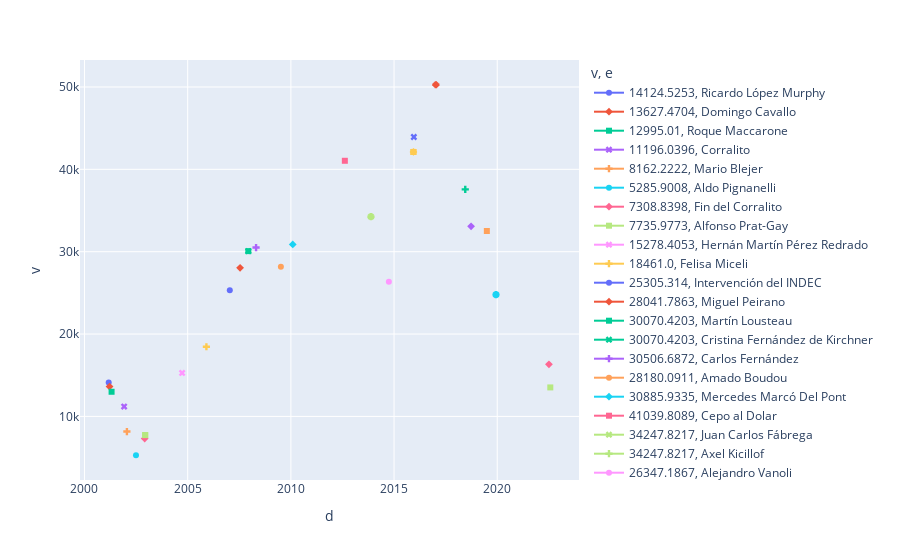

The notebook cell this image was saved under:
### Code cell
# 2) luego realizo el gráfico
df = dfc
fig = px.line(df, x=dfc['d'], y=dfc['v'], color= dfc['v'], symbol= dfc['e'])
fig.show()

### Figure 1 — Plotly figure (JSON) as saved in the notebook; plotly's stock layout.template omitted (floating-point values rounded to 4 significant figures)
{"data": [{"hovertemplate": "v=%{y}<br>e=Ricardo López Murphy<br>d=%{x}<extra></extra>", "legendgroup": "14124.5253, Ricardo López Murphy", "line": {"color": "#636efa", "dash": "solid"}, "marker": {"symbol": "circle"}, "mode": "markers+lines", "name": "14124.5253, Ricardo López Murphy", "orientation": "v", "showlegend": true, "type": "scatter", "x": ["2001-03-05T00:00:00"], "xaxis": "x", "y": [14120.0], "yaxis": "y"}, {"hovertemplate": "v=%{y}<br>e=Domingo Cavallo<br>d=%{x}<extra></extra>", "legendgroup": "13627.4704, Domingo Cavallo", "line": {"color": "#EF553B", "dash": "solid"}, "marker": {"symbol": "diamond"}, "mode": "markers+lines", "name": "13627.4704, Domingo Cavallo", "orientation": "v", "showlegend": true, "type": "scatter", "x": ["2001-03-20T00:00:00"], "xaxis": "x", "y": [13630.0], "yaxis": "y"}, {"hovertemplate": "v=%{y}<br>e=Roque Maccarone<br>d=%{x}<extra></extra>", "legendgroup": "12995.01, Roque Maccarone", "line": {"color": "#00cc96", "dash": "solid"}, "marker": {"symbol": "square"}, "mode": "markers+lines", "name": "12995.01, Roque Maccarone", "orientation": "v", "showlegend": true, "type": "scatter", "x": ["2001-04-25T00:00:00"], "xaxis": "x", "y": [13000.0], "yaxis": "y"}, {"hovertemplate": "v=%{y}<br>e=Corralito<br>d=%{x}<extra></extra>", "legendgroup": "11196.0396, Corralito", "line": {"color": "#ab63fa", "dash": "solid"}, "marker": {"symbol": "x"}, "mode": "markers+lines", "name": "11196.0396, Corralito", "orientation": "v", "showlegend": true, "type": "scatter", "x": ["2001-12-03T00:00:00"], "xaxis": "x", "y": [11200.0], "yaxis": "y"}, {"hovertemplate": "v=%{y}<br>e=Mario Blejer<br>d=%{x}<extra></extra>", "legendgroup": "8162.2222, Mario Blejer", "line": {"color": "#FFA15A", "dash": "solid"}, "marker": {"symbol": "cross"}, "mode": "markers+lines", "name": "8162.2222, Mario Blejer", "orientation": "v", "showlegend": true, "type": "scatter", "x": ["2002-01-21T00:00:00"], "xaxis": "x", "y": [8162.0], "yaxis": "y"}, {"hovertemplate": "v=%{y}<br>e=Aldo Pignanelli<br>d=%{x}<extra></extra>", "legendgroup": "5285.9008, Aldo Pignanelli", "line": {"color": "#19d3f3", "dash": "solid"}, "marker": {"symbol": "circle"}, "mode": "markers+lines", "name": "5285.9008, Aldo Pignanelli", "orientation": "v", "showlegend": true, "type": "scatter", "x": ["2002-07-01T00:00:00"], "xaxis": "x", "y": [5286.0], "yaxis": "y"}, {"hovertemplate": "v=%{y}<br>e=Fin del Corralito<br>d=%{x}<extra></extra>", "legendgroup": "7308.8398, Fin del Corralito", "line": {"color": "#FF6692", "dash": "solid"}, "marker": {"symbol": "diamond"}, "mode": "markers+lines", "name": "7308.8398, Fin del Corralito", "orientation": "v", "showlegend": true, "type": "scatter", "x": ["2002-12-02T00:00:00"], "xaxis": "x", "y": [7309.0], "yaxis": "y"}, {"hovertemplate": "v=%{y}<br>e=Alfonso Prat-Gay<br>d=%{x}<extra></extra>", "legendgroup": "7735.9773, Alfonso Prat-Gay", "line": {"color": "#B6E880", "dash": "solid"}, "marker": {"symbol": "square"}, "mode": "markers+lines", "name": "7735.9773, Alfonso Prat-Gay", "orientation": "v", "showlegend": true, "type": "scatter", "x": ["2002-12-11T00:00:00", "2002-12-11T00:00:00"], "xaxis": "x", "y": [7736.0, 7736.0], "yaxis": "y"}, {"hovertemplate": "v=%{y}<br>e=Hernán Martín Pérez Redrado<br>d=%{x}<extra></extra>", "legendgroup": "15278.4053, Hernán Martín Pérez Redrado", "line": {"color": "#FF97FF", "dash": "solid"}, "marker": {"symbol": "x"}, "mode": "markers+lines", "name": "15278.4053, Hernán Martín Pérez Redrado", "orientation": "v", "showlegend": true, "type": "scatter", "x": ["2004-09-24T00:00:00"], "xaxis": "x", "y": [15280.0], "yaxis": "y"}, {"hovertemplate": "v=%{y}<br>e=Felisa Miceli<br>d=%{x}<extra></extra>", "legendgroup": "18461.0, Felisa Miceli", "line": {"color": "#FECB52", "dash": "solid"}, "marker": {"symbol": "cross"}, "mode": "markers+lines", "name": "18461.0, Felisa Miceli", "orientation": "v", "showlegend": true, "type": "scatter", "x": ["2005-11-28T00:00:00"], "xaxis": "x", "y": [18461], "yaxis": "y"}, {"hovertemplate": "v=%{y}<br>e=Intervención del INDEC<br>d=%{x}<extra></extra>", "legendgroup": "25305.314, Intervención del INDEC", "line": {"color": "#636efa", "dash": "solid"}, "marker": {"symbol": "circle"}, "mode": "markers+lines", "name": "25305.314, Intervención del INDEC", "orientation": "v", "showlegend": true, "type": "scatter", "x": ["2007-01-16T00:00:00"], "xaxis": "x", "y": [25310.0], "yaxis": "y"}, {"hovertemplate": "v=%{y}<br>e=Miguel Peirano<br>d=%{x}<extra></extra>", "legendgroup": "28041.7863, Miguel Peirano", "line": {"color": "#EF553B", "dash": "solid"}, "marker": {"symbol": "diamond"}, "mode": "markers+lines", "name": "28041.7863, Miguel Peirano", "orientation": "v", "showlegend": true, "type": "scatter", "x": ["2007-07-17T00:00:00"], "xaxis": "x", "y": [28040.0], "yaxis": "y"}, {"hovertemplate": "v=%{y}<br>e=Martín Lousteau<br>d=%{x}<extra></extra>", "legendgroup": "30070.4203, Martín Lousteau", "line": {"color": "#00cc96", "dash": "solid"}, "marker": {"symbol": "square"}, "mode": "markers+lines", "name": "30070.4203, Martín Lousteau", "orientation": "v", "showlegend": true, "type": "scatter", "x": ["2007-12-10T00:00:00"], "xaxis": "x", "y": [30070.0], "yaxis": "y"}, {"hovertemplate": "v=%{y}<br>e=Cristina Fernández de Kirchner<br>d=%{x}<extra></extra>", "legendgroup": "30070.4203, Cristina Fernández de Kirchner", "line": {"color": "#00cc96", "dash": "solid"}, "marker": {"symbol": "x"}, "mode": "markers+lines", "name": "30070.4203, Cristina Fernández de Kirchner", "orientation": "v", "showlegend": true, "type": "scatter", "x": ["2007-12-10T00:00:00"], "xaxis": "x", "y": [30070.0], "yaxis": "y"}, {"hovertemplate": "v=%{y}<br>e=Carlos Fernández<br>d=%{x}<extra></extra>", "legendgroup": "30506.6872, Carlos Fernández", "line": {"color": "#ab63fa", "dash": "solid"}, "marker": {"symbol": "cross"}, "mode": "markers+lines", "name": "30506.6872, Carlos Fernández", "orientation": "v", "showlegend": true, "type": "scatter", "x": ["2008-04-25T00:00:00"], "xaxis": "x", "y": [30510.0], "yaxis": "y"}, {"hovertemplate": "v=%{y}<br>e=Amado Boudou<br>d=%{x}<extra></extra>", "legendgroup": "28180.0911, Amado Boudou", "line": {"color": "#FFA15A", "dash": "solid"}, "marker": {"symbol": "circle"}, "mode": "markers+lines", "name": "28180.0911, Amado Boudou", "orientation": "v", "showlegend": true, "type": "scatter", "x": ["2009-07-08T00:00:00"], "xaxis": "x", "y": [28180.0], "yaxis": "y"}, {"hovertemplate": "v=%{y}<br>e=Mercedes Marcó Del Pont<br>d=%{x}<extra></extra>", "legendgroup": "30885.9335, Mercedes Marcó Del Pont", "line": {"color": "#19d3f3", "dash": "solid"}, "marker": {"symbol": "diamond"}, "mode": "markers+lines", "name": "30885.9335, Mercedes Marcó Del Pont", "orientation": "v", "showlegend": true, "type": "scatter", "x": ["2010-02-03T00:00:00"], "xaxis": "x", "y": [30890.0], "yaxis": "y"}, {"hovertemplate": "v=%{y}<br>e=Cepo al Dolar<br>d=%{x}<extra></extra>", "legendgroup": "41039.8089, Cepo al Dolar", "line": {"color": "#FF6692", "dash": "solid"}, "marker": {"symbol": "square"}, "mode": "markers+lines", "name": "41039.8089, Cepo al Dolar", "orientation": "v", "showlegend": true, "type": "scatter", "x": ["2012-08-13T00:00:00"], "xaxis": "x", "y": [41040.0], "yaxis": "y"}, {"hovertemplate": "v=%{y}<br>e=Juan Carlos Fábrega<br>d=%{x}<extra></extra>", "legendgroup": "34247.8217, Juan Carlos Fábrega", "line": {"color": "#B6E880", "dash": "solid"}, "marker": {"symbol": "x"}, "mode": "markers+lines", "name": "34247.8217, Juan Carlos Fábrega", "orientation": "v", "showlegend": true, "type": "scatter", "x": ["2013-11-18T00:00:00"], "xaxis": "x", "y": [34250.0], "yaxis": "y"}, {"hovertemplate": "v=%{y}<br>e=Axel Kicillof<br>d=%{x}<extra></extra>", "legendgroup": "34247.8217, Axel Kicillof", "line": {"color": "#B6E880", "dash": "solid"}, "marker": {"symbol": "cross"}, "mode": "markers+lines", "name": "34247.8217, Axel Kicillof", "orientation": "v", "showlegend": true, "type": "scatter", "x": ["2013-11-18T00:00:00"], "xaxis": "x", "y": [34250.0], "yaxis": "y"}, {"hovertemplate": "v=%{y}<br>e=Alejandro Vanoli<br>d=%{x}<extra></extra>", "legendgroup": "26347.1867, Alejandro Vanoli", "line": {"color": "#FF97FF", "dash": "solid"}, "marker": {"symbol": "circle"}, "mode": "markers+lines", "name": "26347.1867, Alejandro Vanoli", "orientation": "v", "showlegend": true, "type": "scatter", "x": ["2014-10-01T00:00:00"], "xaxis": "x", "y": [26350.0], "yaxis": "y"}, {"hovertemplate": "v=%{y}<br>e=Alfonso Prat-Gay<br>d=%{x}<extra></extra>", "legendgroup": "42110.9005, Alfonso Prat-Gay", "line": {"color": "#FECB52", "dash": "solid"}, "marker": {"symbol": "square"}, "mode": "markers+lines", "name": "42110.9005, Alfonso Prat-Gay", "orientation": "v", "showlegend": true, "type": "scatter", "x": ["2015-12-10T00:00:00"], "xaxis": "x", "y": [42110.0], "yaxis": "y"}, {"hovertemplate": "v=%{y}<br>e=Federico Sturzenegger<br>d=%{x}<extra></extra>", "legendgroup": "42110.9005, Federico Sturzenegger", "line": {"color": "#FECB52", "dash": "solid"}, "marker": {"symbol": "diamond"}, "mode": "markers+lines", "name": "42110.9005, Federico Sturzenegger", "orientation": "v", "showlegend": true, "type": "scatter", "x": ["2015-12-10T00:00:00"], "xaxis": "x", "y": [42110.0], "yaxis": "y"}, {"hovertemplate": "v=%{y}<br>e=Mauricio Macri<br>d=%{x}<extra></extra>", "legendgroup": "42110.9005, Mauricio Macri", "line": {"color": "#FECB52", "dash": "solid"}, "marker": {"symbol": "square"}, "mode": "markers+lines", "name": "42110.9005, Mauricio Macri", "orientation": "v", "showlegend": true, "type": "scatter", "x": ["2015-12-10T00:00:00"], "xaxis": "x", "y": [42110.0], "yaxis": "y"}, {"hovertemplate": "v=%{y}<br>e=Levantamiento del Cepo al Dolar<br>d=%{x}<extra></extra>", "legendgroup": "43925.5571, Levantamiento del Cepo al Dolar", "line": {"color": "#636efa", "dash": "solid"}, "marker": {"symbol": "x"}, "mode": "markers+lines", "name": "43925.5571, Levantamiento del Cepo al Dolar", "orientation": "v", "showlegend": true, "type": "scatter", "x": ["2015-12-17T00:00:00"], "xaxis": "x", "y": [43930.0], "yaxis": "y"}, {"hovertemplate": "v=%{y}<br>e=Luis Caputo<br>d=%{x}<extra></extra>", "legendgroup": "50270.8012, Luis Caputo", "line": {"color": "#EF553B", "dash": "solid"}, "marker": {"symbol": "cross"}, "mode": "markers+lines", "name": "50270.8012, Luis Caputo", "orientation": "v", "showlegend": true, "type": "scatter", "x": ["2017-01-10T00:00:00"], "xaxis": "x", "y": [50270.0], "yaxis": "y"}, {"hovertemplate": "v=%{y}<br>e=Nicolas Dujovne<br>d=%{x}<extra></extra>", "legendgroup": "50270.8012, Nicolas Dujovne", "line": {"color": "#EF553B", "dash": "solid"}, "marker": {"symbol": "circle"}, "mode": "markers+lines", "name": "50270.8012, Nicolas Dujovne", "orientation": "v", "showlegend": true, "type": "scatter", "x": ["2017-01-10T00:00:00"], "xaxis": "x", "y": [50270.0], "yaxis": "y"}, {"hovertemplate": "v=%{y}<br>e=Luis Caputo<br>d=%{x}<extra></extra>", "legendgroup": "37565.0896, Luis Caputo", "line": {"color": "#00cc96", "dash": "solid"}, "marker": {"symbol": "cross"}, "mode": "markers+lines", "name": "37565.0896, Luis Caputo", "orientation": "v", "showlegend": true, "type": "scatter", "x": ["2018-06-14T00:00:00"], "xaxis": "x", "y": [37570.0], "yaxis": "y"}, {"hovertemplate": "v=%{y}<br>e=Guido Sandleris<br>d=%{x}<extra></extra>", "legendgroup": "33083.3464, Guido Sandleris", "line": {"color": "#ab63fa", "dash": "solid"}, "marker": {"symbol": "diamond"}, "mode": "markers+lines", "name": "33083.3464, Guido Sandleris", "orientation": "v", "showlegend": true, "type": "scatter", "x": ["2018-09-25T00:00:00"], "xaxis": "x", "y": [33080.0], "yaxis": "y"}, {"hovertemplate": "v=%{y}<br>e=Hernán Lacunza<br>d=%{x}<extra></extra>", "legendgroup": "32515.0978, Hernán Lacunza", "line": {"color": "#FFA15A", "dash": "solid"}, "marker": {"symbol": "square"}, "mode": "markers+lines", "name": "32515.0978, Hernán Lacunza", "orientation": "v", "showlegend": true, "type": "scatter", "x": ["2019-07-01T00:00:00"], "xaxis": "x", "y": [32520.0], "yaxis": "y"}, {"hovertemplate": "v=%{y}<br>e=Miguel Ángel Pesce<br>d=%{x}<extra></extra>", "legendgroup": "24784.2446, Miguel Ángel Pesce", "line": {"color": "#19d3f3", "dash": "solid"}, "marker": {"symbol": "x"}, "mode": "markers+lines", "name": "24784.2446, Miguel Ángel Pesce", "orientation": "v", "showlegend": true, "type": "scatter", "x": ["2019-12-10T00:00:00"], "xaxis": "x", "y": [24780.0], "yaxis": "y"}, {"hovertemplate": "v=%{y}<br>e=Martín Guzmán<br>d=%{x}<extra></extra>", "legendgroup": "24784.2446, Martín Guzmán", "line": {"color": "#19d3f3", "dash": "solid"}, "marker": {"symbol": "cross"}, "mode": "markers+lines", "name": "24784.2446, Martín Guzmán", "orientation": "v", "showlegend": true, "type": "scatter", "x": ["2019-12-10T00:00:00"], "xaxis": "x", "y": [24780.0], "yaxis": "y"}, {"hovertemplate": "v=%{y}<br>e=Alberto Fernández<br>d=%{x}<extra></extra>", "legendgroup": "24784.2446, Alberto Fernández", "line": {"color": "#19d3f3", "dash": "solid"}, "marker": {"symbol": "circle"}, "mode": "markers+lines", "name": "24784.2446, Alberto Fernández", "orientation": "v", "showlegend": true, "type": "scatter", "x": ["2019-12-10T00:00:00"], "xaxis": "x", "y": [24780.0], "yaxis": "y"}, {"hovertemplate": "v=%{y}<br>e=Silvina Batakis<br>d=%{x}<extra></extra>", "legendgroup": "16324.5808, Silvina Batakis", "line": {"color": "#FF6692", "dash": "solid"}, "marker": {"symbol": "diamond"}, "mode": "markers+lines", "name": "16324.5808, Silvina Batakis", "orientation": "v", "showlegend": true, "type": "scatter", "x": ["2022-07-04T00:00:00"], "xaxis": "x", "y": [16320.0], "yaxis": "y"}, {"hovertemplate": "v=%{y}<br>e=Sergio Massa<br>d=%{x}<extra></extra>", "legendgroup": "13521.5764, Sergio Massa", "line": {"color": "#B6E880", "dash": "solid"}, "marker": {"symbol": "square"}, "mode": "markers+lines", "name": "13521.5764, Sergio Massa", "orientation": "v", "showlegend": true, "type": "scatter", "x": ["2022-07-28T00:00:00"], "xaxis": "x", "y": [13520.0], "yaxis": "y"}], "layout": {"legend": {"title": {"text": "v, e"}, "tracegroupgap": 0}, "margin": {"t": 60}, "xaxis": {"anchor": "y", "domain": [0, 1], "title": {"text": "d"}}, "yaxis": {"anchor": "x", "categoryarray": [13520.0, 16320.0, 24780.0, 32520.0, 33080.0, 37570.0, 50270.0, 43930.0, 42110.0, 26350.0, 34250.0, 41040.0, 30890.0, 28180.0, 30510.0, 30070.0, 28040.0, 25310.0, 18461, 15280.0, 7736.0, 7309.0, 5286.0, 8162.0, 11200.0, 13000.0, 13630.0, 14120.0], "categoryorder": "array", "domain": [0, 1], "title": {"text": "v"}}}}
